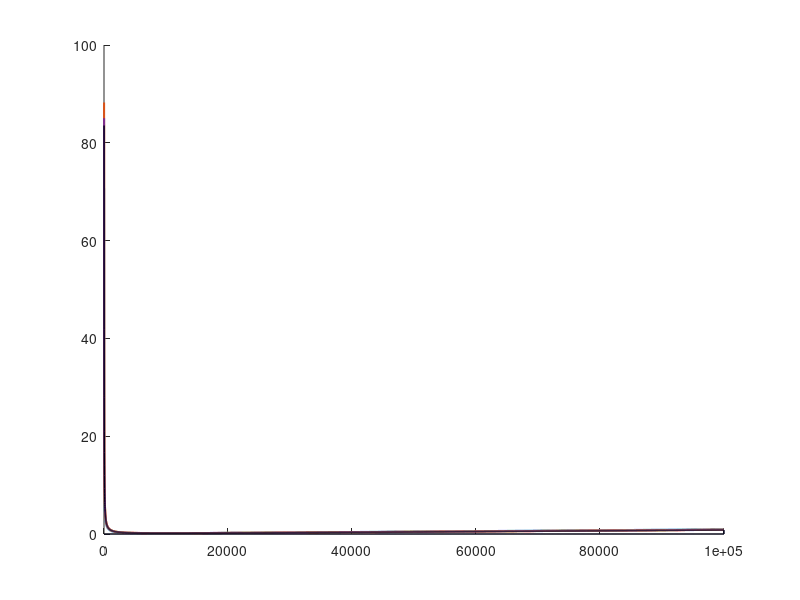

This chart was generated by the following MATLAB code: (Note: this script raises an error after producing the figure.)
clear
clc

W0S = linspace(0,100000,10000);

Clmax = 2;
Clmax_1 = 2.45;
Clmax_2 = 3;

%%%%%%%%%%%%%%%%%%%%       Cruise       %%%%%%%%%%%%%%%%%%%%%

alpha_cruise_1 = 0.948;
alpha_cruise_2 = 0.874;
alpha_cruise_3 = 0.814;
alpha_cruise_missed = 0.783;
alpha_loit = 0.765; 

rho_1 = 0.5489; %25000ft
rho_2 = 0.52045; %26500ft
rho_3 = 0.4842; %28500ft
rho_missed = 0.4754; %29000ft
rho_loit = 1.056; %5000ft

% beta_cruise_1 = 0.4; %25000ft 0.69M
% beta_cruise_2 = 0.35; %29000ft 0.75M

beta_cruise_1 = 0.29; %25000ft 0.69M
beta_cruise_2 = 0.25; %29500ft 0.75M
beta_cruise_3 = 0.24;
beta_cruise_4 = 0.23;
beta_loit = 0.525;
%beta_loit = 0.7;

M_1 = 0.69;
M_2 = 0.75;

V_tmd = 117.042; % V_imd in m/s for loiter
V_inf_1 = M_1*309.7; %TAS Cruise 1
V_inf_2 = M_2*303.5;
V_inf_3 = M_2*300.4;
V_inf_missed = M_2*299;

e = 1/1.2;
AR = 10;
n = 1;


LDcruise = 16.44;
LDloiter = 20;
LDmax = 20;
Cd0 = pi*AR*e/(2*LDmax)^2;

% Cd0_cruise = pi*AR*e/(2*LDcruise)^2;
% Cd0_loit = pi*AR*e/(2*LDloiter)^2;

TW0_cruise_1 = (alpha_cruise_1/beta_cruise_1)*((0.5*rho_1*V_inf_1^2*Cd0./(alpha_cruise_1.*W0S))+(alpha_cruise_1*n^2.*W0S/(0.5*rho_1*V_inf_1^2*pi*AR*e)));
TW0_cruise_2 = (alpha_cruise_2/beta_cruise_2)*((0.5*rho_2*V_inf_2^2*Cd0./(alpha_cruise_2.*W0S))+(alpha_cruise_2*n^2.*W0S/(0.5*rho_2*V_inf_2^2*pi*AR*e)));
TW0_cruise_3 = (alpha_cruise_3/beta_cruise_3)*((0.5*rho_3*V_inf_3^2*Cd0./(alpha_cruise_3.*W0S))+(alpha_cruise_3*n^2.*W0S/(0.5*rho_3*V_inf_3^2*pi*AR*e)));
TW0_cruise_missed = (alpha_cruise_missed/beta_cruise_4)*((0.5*rho_missed*V_inf_missed^2*Cd0./(alpha_cruise_missed.*W0S))+(alpha_cruise_missed*n^2.*W0S/(0.5*rho_missed*V_inf_missed^2*pi*AR*e)));


%%%%%%%%%%%%%%%%%%%%       Take-off       %%%%%%%%%%%%%%%%%%%%%

sigma = 1;
Ne = 2;
beta = 1;
alpha_TO_1 = 0.98;
alpha_TO_2 = 0.915;
alpha_TO_3 = 0.843;

TODA_1 = 2300*(100/115);
TODA_2 = 3288*(100/115);
TODA_3 = 2119*(100/115);

%ClLOF = 0.8*Clmax;

TW0_TO_1 = (alpha_TO_1/beta)*(0.297-0.019*Ne).*W0S/(sigma*0.8*Clmax*TODA_1);
TW0_TO_2 = (alpha_TO_2/beta)*(0.297-0.019*Ne).*W0S/(sigma*0.8*Clmax*TODA_2);
TW0_TO_3 = (alpha_TO_3/beta)*(0.297-0.019*Ne).*W0S/(sigma*0.8*Clmax*TODA_3);

TW0_TO_11 = (alpha_TO_1/beta)*(0.297-0.019*Ne).*W0S/(sigma*0.8*Clmax_1*TODA_1);
TW0_TO_12 = (alpha_TO_2/beta)*(0.297-0.019*Ne).*W0S/(sigma*0.8*Clmax_1*TODA_2);
TW0_TO_13 = (alpha_TO_3/beta)*(0.297-0.019*Ne).*W0S/(sigma*0.8*Clmax_1*TODA_3);

TW0_TO_21 = (alpha_TO_1/beta)*(0.297-0.019*Ne).*W0S/(sigma*0.8*Clmax_2*TODA_1);
TW0_TO_22 = (alpha_TO_2/beta)*(0.297-0.019*Ne).*W0S/(sigma*0.8*Clmax_2*TODA_2);
TW0_TO_23 = (alpha_TO_3/beta)*(0.297-0.019*Ne).*W0S/(sigma*0.8*Clmax_2*TODA_3);


%%%%%%%%%%%%%%%%%%%%       Landing       %%%%%%%%%%%%%%%%%%%%%

Sa = 305;
%Kr = 0.66;
sigma = 1;

LDA_1 = 1815*0.6;
LDA_2 = 3288*0.6;
LDA_3 = 2059*0.6;

W0S_emergency = (1/0.975)*(LDA_1 - Sa)*sigma*Clmax/(0.51*0.77);
W0S_1 = (1/0.939)*(LDA_2 - Sa)*sigma*Clmax/(0.51*0.77);
W0S_2 = (1/0.866)*(LDA_3 - Sa)*sigma*Clmax/(0.51*0.77);
W0S_3 = (1/0.765)*(LDA_1 - Sa)*sigma*Clmax/(0.51*0.77);

W0S_emergency_1 = (1/0.975)*(LDA_1 - Sa)*sigma*Clmax_1/(0.51*0.77);
W0S_11 = (1/0.939)*(LDA_2 - Sa)*sigma*Clmax_1/(0.51*0.77);
W0S_12 = (1/0.866)*(LDA_3 - Sa)*sigma*Clmax_1/(0.51*0.77);
W0S_13 = (1/0.765)*(LDA_1 - Sa)*sigma*Clmax_1/(0.51*0.77);

W0S_emergency_2 = (1/0.975)*(LDA_1 - Sa)*sigma*Clmax_2/(0.51*0.77);
W0S_21 = (1/0.939)*(LDA_2 - Sa)*sigma*Clmax_2/(0.51*0.77);
W0S_22 = (1/0.866)*(LDA_3 - Sa)*sigma*Clmax_2/(0.51*0.77);
W0S_23 = (1/0.765)*(LDA_1 - Sa)*sigma*Clmax_2/(0.51*0.77);

%%%%%%%%%%%%%%%%%%%%       Stall       %%%%%%%%%%%%%%%%%%%%%

% CLmax=1.5;
% 
% V_stall=V_inf_2/1.2;
% W0S_stall=0.5*rho_2*V_stall^2*CLmax;

%%%%%%%%%%%%%%%%%%%%       Climb       %%%%%%%%%%%%%%%%%%%%%

% dhdt_climb_1=12.7;
% climb_grad=2.4; % minimum
% climb_angle=atand(climb_grad/100);
% TW0_climb=(Ne/(Ne-1))*(1/15 +sind(climb_angle));

% FAR climb requirements for OEI
CGR_FSC = sind(atand(0/100));
LD_FSC = 0.5*sqrt(pi*(e-0.05)*AR/(Cd0+0.02+0.02));
first_segment_climb = (Ne/(Ne-1))*(1/(LD_FSC) + CGR_FSC);

CGR_SSC = sind(atand(2.4/100));
LD_SSC = 0.5*sqrt(pi*(e-0.05)*AR/(Cd0+0.02));
second_segment_climb = (Ne/(Ne-1))*(1/(LD_SSC) + CGR_SSC);

CGR_TSC = sind(atand(1.2/100));
LD_TSC = 0.5*sqrt(pi*(e)*AR/(Cd0));
third_segment_climb = (Ne/(Ne-1))*(1/(LD_TSC) + CGR_TSC);

CGR_AG = sind(atand(2.1/100));
LD_AG = 0.5*sqrt(pi*(e-0.06)*AR/(Cd0+0.045));
approach_goaround = (Ne/(Ne-1))*(1/(LD_AG) + CGR_AG);

CGR_LG = sind(atand(3.2/100));
LD_LG = 0.5*sqrt(pi*(e-0.1)*AR/(Cd0+0.02+0.07));
landing_goaround = (1/(LD_LG) + CGR_LG);


%%%%%%%%%%%%%%%%%%%%       Cruise Turn      %%%%%%%%%%%%%%%%%%%%%

TW0_cruise_turn = (alpha_cruise_1/beta_cruise_1)*(0.5*rho_1*V_inf_1^2*Cd0./(alpha_cruise_1.*W0S)+alpha_cruise_1*(1/cosd(12.5))^2.*W0S/(0.5*rho_1*V_inf_1^2*3.141*AR*e));
TW0_loiter_turn = (alpha_cruise_1/beta_loit)*(0.5*rho_loit*V_tmd^2*Cd0./(alpha_cruise_1.*W0S)+alpha_cruise_1*(1/cosd(25))^2.*W0S/(0.5*rho_loit*V_tmd^2*3.141*AR*e));

%%%%%%%%%%%%%%%%%%%%       Cruise M=0.75 (spec point)       %%%%%%%%%%%%%%%%%%%%%

Mmax = 0.75;
V_inf_1max = Mmax*309.7;


TW0_cruise_1max = (alpha_cruise_1/beta_cruise_1)*((0.5*rho_1*V_inf_1max^2*Cd0./(alpha_cruise_1.*W0S))+(alpha_cruise_1*n^2.*W0S/(0.5*rho_1*V_inf_1max^2*pi*AR*e)));
%TW0_cruise_2max = (alpha_cruise_2/beta_cruise_2)*((0.5*rho_2*V_inf_2max^2*Cd0./(alpha_cruise_2.*W0S))+(alpha_cruise_2*n^2.*W0S/(0.5*rho_2*V_inf_2max^2*pi*AR*e)));
%TW0_cruise_3max = (alpha_cruise_3/beta_cruise_2)*((0.5*rho_3*V_inf_3max^2*Cd0./(alpha_cruise_3.*W0S))+(alpha_cruise_3*n^2.*W0S/(0.5*rho_3*V_inf_3max^2*pi*AR*e)));

%%%%%%%%%%%%%%%%%%%%       Absolute ceiling (spec point)        %%%%%%%%%%%%%%%%%%%%%


%40,000ft amsl
sigma_min = 0.2465;
beta_min = 0.225/sigma_min;
Tw0_ceil = (2/(beta_min*sigma_min))*sqrt((Cd0)/(e*pi*AR));


%%%%%%%%%%%%%%%%%%%%       Plotting       %%%%%%%%%%%%%%%%%%%%%
yidx=[1.1,1.1,1.1]; % Y axis block colour
y1=[0.705 0.705];
y2=[1.1 1.1];
x=[-100 15000];
xidx=[5324,7500,15000];


% existing aircraft (An-158, BAE-146, E-190, A318)
wingloadexisting = [4909,5353,5491,5380];
thrustweightexisting = [0.313,0.301,0.35,0.3];

figure(1)
hold on
plot(W0S,TW0_cruise_1,'-','LineWidth',1.5)
plot(W0S,TW0_cruise_2,'-','LineWidth',1.5)
plot(W0S,TW0_cruise_3,'-','LineWidth',1.5)
plot(W0S,TW0_cruise_missed,'-','LineWidth',1.5,'LineWidth',1.5)
area(W0S,TW0_cruise_1max,'FaceColor',[0 0 0.1],'EdgeColor',[0 0 0.1],'LineWidth',1) %0 0.9 0.5
alpha(0.1)
area(W0S,TW0_TO_11,'FaceColor',[0 0.9 1],'EdgeColor',[0 0.9 1],'LineWidth',1)
alpha(0.1)
plot(W0S,TW0_TO_12,'-.','LineWidth',1.5)
plot(W0S,TW0_TO_13,'-.','LineWidth',1.5)
area(xidx,yidx,'FaceColor',[0.8 0.9 0.2],'EdgeColor',[0.8 0.8 0.3],'LineWidth',1)
%plot([W0S_emergency_1,W0S_emergency_1],[0,1],'--')
alpha(0.1)
plot([W0S_11,W0S_11],[0,1],':','LineWidth',2)
plot([W0S_12,W0S_12],[0,1],':','LineWidth',2)
plot([W0S_13,W0S_13],[0,1],':','LineWidth',2)
yline(first_segment_climb,'--','color',[0.4 0.7 0.6],'LineWidth',1.5)
yline(second_segment_climb,'--','color',[0.4 0.3 0],'LineWidth',1.5)
yline(third_segment_climb,'--','color',[1 0.6 0.1],'LineWidth',1.5)
yline(approach_goaround,'--','color',[0.5 0.2 0.4],'LineWidth',1.5)
yline(landing_goaround,'--','color',[0 0.3 0.6],'LineWidth',1.5)
yline(Tw0_ceil,'k--','LineWidth',1.5)%'color',[0.9 0 0],'LineWidth',1.5)
%patch([x fliplr(x)], [y1 fliplr(y2)],[0.8 0 0])
alpha(0.8)
plot(W0S, TW0_cruise_turn,'color',[0.8 0.3 0.6],'LineWidth',1.5)
plot(W0S, TW0_loiter_turn,'color',[0.5 0.8 0.6],'LineWidth',1.5)
p=plot(4850,0.3195,'kd',MarkerFaceColor='k');
%label(p,'Design Point', 'FontSize',10)
alpha(0.1)
%plot(W0S,TW0_cruise_1max,'color','LineWidth',1)
plot([W0S_emergency_1,W0S_emergency_1],[0,1],'color',[0.8 0.8 0.3],'LineWidth',1)


%plot([W0S_emergency_1,W0S_emergency_1],[0,1],'Color',[0.8 0.9 0.2])
%yline(0.705,'color',[0.7 0.7 0.7],'LineWidth',1.5)


p1=plot(4909,0.313,'ko');
label(p1,'An-158', 'FontSize',10)
p2=plot(5353, 0.291,'ko');
label(p2,'BAE-146', 'FontSize',10)
p3=plot(5491, 0.345,'ko');
label(p3,'E-190', 'FontSize',10)
% p4=plot(5380, 0.3,'ko');
% label(p4,'A318')

ylabel('Thrust to Weight (T_o/W_o)', 'FontSize',11)
ylim([0 1])
%title('Aircraft Constraint Diagram', 'FontSize',10)
xlabel('Wing Loading (W_o/S) [N/m^2]', 'FontSize',11)
xlim([0 W0S_11 + 1000])
box on 
grid on

legend('Cruise 1','Cruise 2', 'Cruise 3', 'Missed','Cruise 1 (M = 0.75)', 'Takeoff 1','Takeoff 2', 'Takeoff 3','Emergency landing','Landing 1','Landing 2','Landing 3','1st Segment Climb (OEI)','2nd Segment Climb (OEI)','3rd Segment Climb (OEI)','Go-around Approach (OEI)','Go-around Landing (AEO)', 'Absolute Ceiling', 'Cruise Turn 12.5^o', 'Loiter Turn 25^o','Design Point','Location' , 'eastoutside', 'FontSize',10)
hold off


figure(2)
hold on
plot(W0S,TW0_TO_1,'-.','LineWidth',1.5)
plot(W0S,TW0_TO_11,'-.','LineWidth',1.5)
plot(W0S,TW0_TO_21,'-.','LineWidth',1.5)
plot([W0S_emergency,W0S_emergency],[0,1],'--','LineWidth',1.5)
plot([W0S_emergency_1,W0S_emergency_1],[0,1],'--','LineWidth',1.5)
plot([W0S_emergency_2,W0S_emergency_2],[0,1],'--','LineWidth',1.5)
p=plot(4850,0.3195,'kd',MarkerFaceColor='k');
label(p,'Design Point', 'FontSize',10)
grid on
box on
% yline(TW0_climb,'k')
% yline(Tw0_ceil,'color',[0.9290 0.6940 0.1250])
% yline(0.705,'b')
% %scatter(wingloadexisting,thrustweightexisting)
% ylabel('T_o/W_o', 'FontSize',14)
ylim([0 0.7])


xlabel('W_o/S (N/m^2)', 'FontSize',11)
ylabel('T_o/W_o', 'FontSize',11)
xlim([0 10000])


legend('Takeoff 1 (C_{Lmax}= 2)', 'Takeoff 1 (C_{Lmax}= 2.6)', 'Takeoff 1 (C_{Lmax}= 3)','Emergency landing (C_L_m_a_x= 2)','Emergency landing (C_L_m_a_x= 2.6)','Emergency landing (C_L_m_a_x= 3)','Location' , 'eastoutside', 'FontSize',10)
% 'Cruise 1','Cruise 2', 'Cruise 3', 'Missed','Cruise 1 max', 'Cruise 2
% max', 'Cruise 3 max' 'Climb', 'Absolute Ceiling', 'Max T_o/W_o'
hold off


